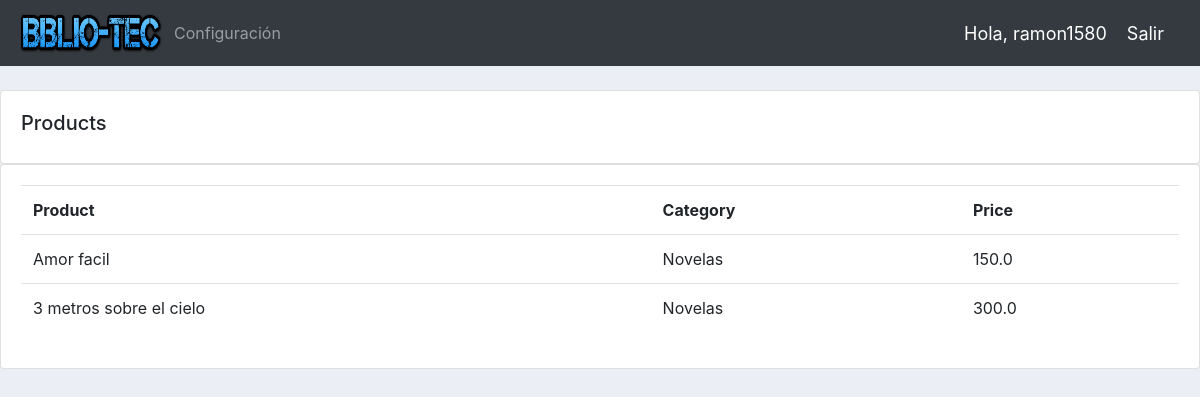
The page /productos/ (signed in) on the database its author committed.
### biblioteca/models.py (models this page shows, shortened)
class Producto(models.Model):
    CATEGORIA = (
        ('Libros','Libros'),
        ('Novelas', 'Novelas'),
        ('Historietas', 'Historietas'),
        ('Periodicos', 'Periodicos'),
        )
    nombre = models.CharField(max_length = 200, null = True)
    precio = models.FloatField(null = True)
    categoria = models.CharField(max_length = 200, null = True, choices = CATEGORIA)
    descripccion = models.CharField(max_length = 200, null = True, blank = True)
    fecha_creada = models.DateTimeField(auto_now_add = True, null = True)
    tags = models.ManyToManyField(Tag)

### biblioteca/decorators.py (the view)
		def wrapper_func(request, *args, **kwargs):
			group = None
			if request.user.groups.exists():
				group = request.user.groups.all()[0].name
			if group in allowed_roles:
				return view_func(request, *args, **kwargs)
			else:
				return HttpResponse('no estas autorizabo para ver esta pagina')

### biblioteca/views.py (called while the page is built)
@login_required(login_url = 'login')
@allowed_users(allowed_roles = ['Admin'])
def products(request):
    productos = Producto.objects.all()
    return render(request, 'plantillas/productos.html', {'producto':productos})

### biblioteca/templates/plantillas/productos.html (shortened to what this page needs)
{% extends 'plantillas/main.html' %} ## extendemos de la plantilla main.html
{% block contenido%}
<br>
<div class="row">
  <div class="col-md">
    <div class="card card-body">
      <h5>Products</h5>
    </div>
    <div class="card card-body">
      <table class="table">
        <tr>
          <th>Product</th>
          <th>Category</th>
          <th>Price</th>
        </tr>
        {% for i in producto %}
        <tr>
          <td>{{i.nombre}}</td>
          <td>{{i.categoria}}</td>
          <td>{{i.precio}}</td>
        </tr>
        {% endfor %}
      </table>
    </div>
  </div>
</div>
{% endblock %}

### biblioteca/templates/plantillas/navegacion.html (shortened to what this page needs)
{% load static %}
<nav class="navbar navbar-expand-lg navbar-dark bg-dark">
  <img src="{% static 'imagenes/biblio-TEC.png'%}" width="150" height="50">
  <div class="collapse navbar-collapse" id="navbarNav">
    <ul class="navbar-nav">
      {% if request.user.user.is_staff %}
      <li class="nav-item active">
        <a class="nav-link" href="{% url 'productos'%}">Productos</a>
      </li>
      <li class="nav-item">
        <a class="nav-link" href="#">Clientes</a>
      </li>
      {% else %}
      <li class="nav-item">
        <a class="nav-link" href="{% url 'cuenta'%}">Configuración</a>
      </li>
      {% endif %}
    </ul>
  </div>
  <span class = "hola-msg">Hola, {{request.user}}  </span>
  <span><a class = "hola-msg" href="{% url 'logout' %}">Salir</a></span>
</nav>

### static/css/main.css (style rules this page uses)
body { background-color: #ebeff5; }

### biblioteca/templates/plantillas/navegacion.html (style rules this page uses)
.hola-msg { font-size : 18px; color: #fff; margin-right: 20px; }

### rows shown on the page
Producto: nombre "Amor facil", categoria "Novelas", precio "150.0"
Producto: nombre "3 metros sobre el cielo", categoria "Novelas", precio "300.0"

### other values the page prints
{{ request.user }} "ramon1580"
